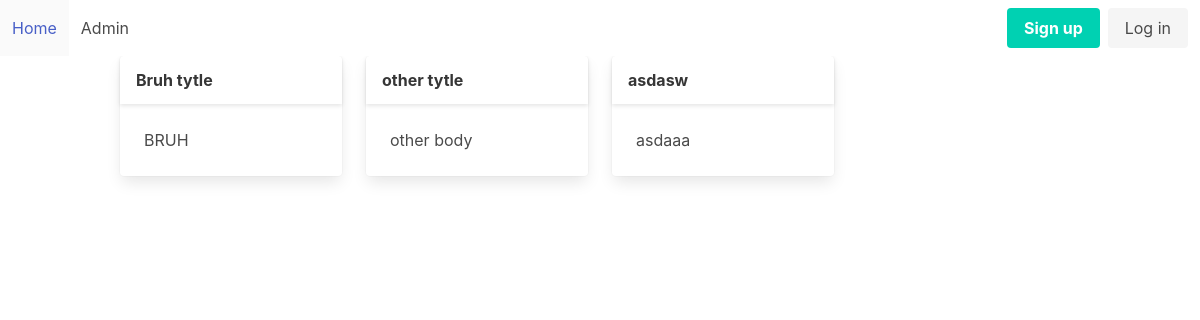
Before: / with the older database file.
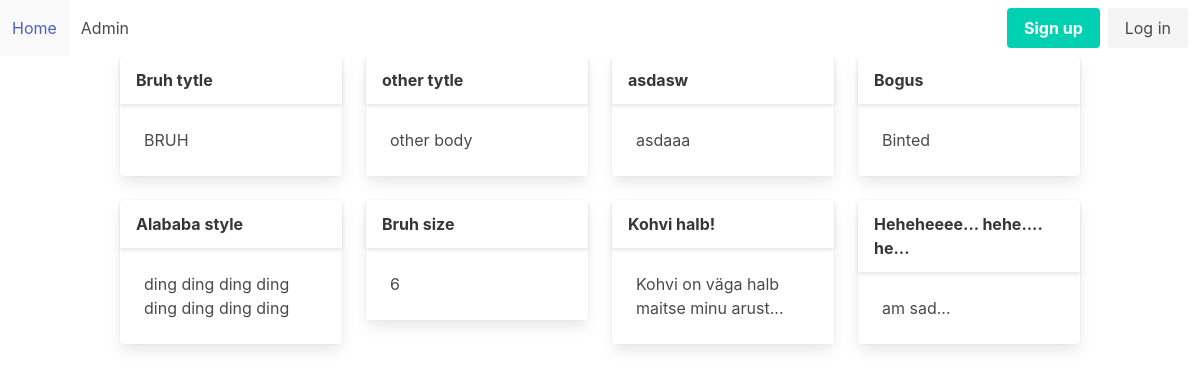
After: the same page with the newer database file.
### tables this page shows
CREATE TABLE "articles"
(
    id    integer
        primary key autoincrement,
    title text,
    body  text
);

### src/Router.php (called while the page is built, shortened)
<?php
class Router{
    public static $routes = [];
    public $path;
    public $method;
    public function __construct($path, $method){
        $this->path = parse_url($path, PHP_URL_PATH);
        $this->method = $method;
    }
    public function match () {
        foreach(self::$routes as $route){
            if(strtolower($route['path']) === strtolower($this->path) && $this->method === $route['method']){
                return $route;
            }
        }
        return false;
    }
    public static function addRoute($method, $path, $action){
        self::$routes[] = [
            'method' => $method,
            'path' => $path,
            'action' => $action
        ];
    }
}

### helpers.php (called while the page is built)
<?php
function view($viewName, $vars = []){
    extract($vars);
    include __DIR__ . "/views/$viewName.php";
}

### src/Controllers/PublicController.php (called while the page is built, shortened)
<?php
class PublicController {
    public function home() {
        $articles = Article::all();
        view('home', compact('articles'));
    }
}

### src/DB.php (called while the page is built, shortened)
<?php
class DB {
    private $conn;
    public function __construct()
    {
        try {
            $this->conn = new PDO("sqlite:db.sqlite");
            $this->conn->setAttribute(PDO::ATTR_ERRMODE, PDO::ERRMODE_EXCEPTION);
        } catch(PDOException $e) {
            echo "Connection failed: " . $e->getMessage();
        }
    }
    public function all($table,$class){
        $stmt = $this->conn->prepare("SELECT * FROM  $table");
        $stmt->execute();
        $stmt->setFetchMode(PDO::FETCH_CLASS, $class);
        return $stmt->fetchAll();
    }
}

### src/Models/Model.php (called while the page is built, shortened)
<?php
class Model{
    public static $table;
    public static function all(){
        $db = new DB();
        return $db->all(static::$table, static::class);
    }
}

### views/home.php (the view)
<?php include __DIR__ . '/pars/header.php'; ?>
  <div class="container">
    <div class="columns is-multiline">
      <?php foreach($articles as $article): ?>
      <div class="column is-3">
        <div class="card">
          <header class="card-header">
            <p class="card-header-title">
              <?=$article->title?>
            </p>
          </header>
          <div class="card-content">
            <div class="content">
              <?=$article->body?>
            </div>
          </div>
        </div>
      </div>
      <?php endforeach; ?>
    </div>
  </div>
<?php include __DIR__ . '/pars/footer.php'; ?>

### public/index.php (shortened to what this page needs)
<?php
spl_autoload_register(function ($className){
    $className = substr($className, 4);
});
require __DIR__ . '/../helpers.php';
$router = new Router($_SERVER['REQUEST_URI'], $_SERVER['REQUEST_METHOD']);
$match = $router->match();
if($match){
    if(is_callable($match['action'])){
        call_user_func($match['action']);
    } else if(is_array($match['action'])){
        $controller = new $class();
        $method = $match['action'][1];
        $controller->$method();
    }
} else {
    echo '404';
}

### views/pars/header.php (shortened to what this page needs)
<!DOCTYPE html>
<html lang="en">
<head>
    <link rel="stylesheet" href="https://cdn.jsdelivr.net/npm/bulma@0.9.4/css/bulma.min.css">
</head>
<body>
<?php include __DIR__ . '/nav.php'; ?>

### views/pars/nav.php (shortened to what this page needs)
<nav class="navbar" role="navigation" aria-label="main navigation">
  <div id="navbarBasicExample" class="navbar-menu" >
    <div class="navbar-start">
      <a class="navbar-item" href="/">
        Home
      </a>
      <a class="navbar-item" href="/admin/articles">
        Admin
      </a>
        </div>
      </div>
    <div class="navbar-end">
      <div class="navbar-item">
        <div class="buttons">
          <a class="button is-primary" href="/register">
            <strong>Sign up</strong>
          </a>
          <a class="button is-light" href="/login">
            Log in
          </a>
        </div>
      </div>
    </div>
</nav>

Changed rows visible on the page:
added articles: title "Bogus", body "Binted"
added articles: title "Alababa style", body "ding ding ding ding ding ding ding ding"
added articles: title "Bruh size", body "6"
added articles: title "Kohvi halb!", body "Kohvi on väga halb maitse minu arust..."
added articles: title "Heheheeee... hehe.... he...", body "am sad..."
